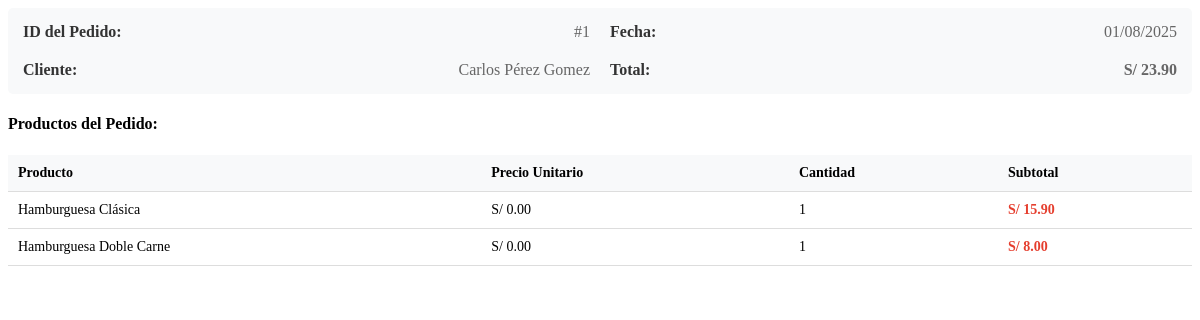
Before: /admin/obtener_detalle_pedido.php?id=1 (signed in) with the older database file.
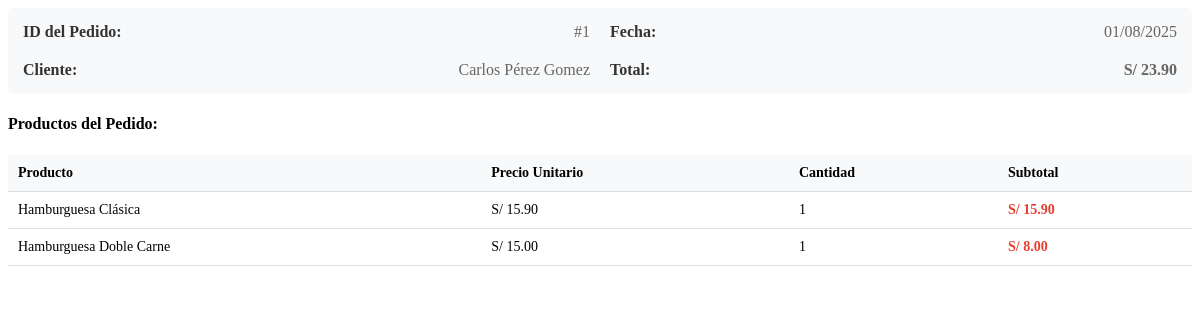
After: the same page with the newer database file.
### tables this page shows
CREATE TABLE `pedido` (
  `ID_PEDIDO` int(11) NOT NULL,
  `FECHA_PEDIDO` date NOT NULL,
  `TOTAL` decimal(6,2) NOT NULL,
  `ID_USUARIO` int(11) NOT NULL
);

CREATE TABLE `usuario` (
  `ID_USUARIO` int(11) NOT NULL,
  `NOMB_USUARIO` varchar(100) DEFAULT NULL,
  `CORREO` varchar(100) DEFAULT NULL,
  `CLAVE` varchar(255) DEFAULT NULL
);

CREATE TABLE `detalle_pedido` (
  `ID_DETALLE` int(11) NOT NULL,
  `ID_PEDIDO` int(11) NOT NULL,
  `ID_PRODUCTO` int(11) NOT NULL,
  `CANTIDAD` int(11) NOT NULL,
  `SUBTOTAL` decimal(6,2) NOT NULL
);

CREATE TABLE `producto` (
  `ID_PRODUCTO` int(11) NOT NULL,
  `NOMB_PRODUCTO` varchar(100) NOT NULL,
  `ID_CATEGORIA` int(11) NOT NULL,
  `PRECIO` decimal(6,2) NOT NULL DEFAULT 0.00
);

### admin/obtener_detalle_pedido.php (the view, shortened to what this page needs)
<?php
$conexion = getConnection();
$id = (int)$_GET['id'];
$stmt = $conexion->prepare("SELECT p.*, u.NOMB_USUARIO
                           FROM pedido p
                           INNER JOIN usuario u ON p.ID_USUARIO = u.ID_USUARIO
                           WHERE p.ID_PEDIDO = ?");
$stmt->bind_param("i", $id);
$stmt->execute();
$result = $stmt->get_result();
$pedido = $result->fetch_assoc();
$stmt = $conexion->prepare("SELECT dp.*, p.NOMB_PRODUCTO, p.PRECIO
                           FROM detalle_pedido dp
                           INNER JOIN producto p ON dp.ID_PRODUCTO = p.ID_PRODUCTO
                           WHERE dp.ID_PEDIDO = ?");
$stmt->bind_param("i", $id);
$stmt->execute();
$detalles = $stmt->get_result();
?>
<div class="info-pedido">
    <div class="info-item">
        <span class="info-label">ID del Pedido:</span>
        <span class="info-value">#<?php echo $pedido['ID_PEDIDO']; ?></span>
    </div>
    <div class="info-item">
        <span class="info-label">Fecha:</span>
        <span class="info-value"><?php echo date('d/m/Y', strtotime($pedido['FECHA_PEDIDO'])); ?></span>
    </div>
    <div class="info-item">
        <span class="info-label">Cliente:</span>
        <span class="info-value"><?php echo htmlspecialchars($pedido['NOMB_USUARIO']); ?></span>
    </div>
    <div class="info-item">
        <span class="info-label">Total:</span>
        <span class="info-value total">S/ <?php echo number_format($pedido['TOTAL'], 2); ?></span>
    </div>
</div>
<h4>Productos del Pedido:</h4>
<?php if ($detalles->num_rows > 0): ?>
    <table class="detalle-table">
        <thead>
            <tr>
                <th>Producto</th>
                <th>Precio Unitario</th>
                <th>Cantidad</th>
                <th>Subtotal</th>
            </tr>
        </thead>
        <tbody>
            <?php while ($detalle = $detalles->fetch_assoc()): ?>
                <tr>
                    <td><?php echo htmlspecialchars($detalle['NOMB_PRODUCTO']); ?></td>
                    <td>S/ <?php echo number_format($detalle['PRECIO'], 2); ?></td>
                    <td><?php echo $detalle['CANTIDAD']; ?></td>
                    <td class="total">S/ <?php echo number_format($detalle['SUBTOTAL'], 2); ?></td>
                </tr>
            <?php endwhile; ?>
        </tbody>
    </table>
<?php else: ?>
    <p style="text-align: center; color: #666; padding: 20px;">No hay productos en este pedido</p>
<?php endif; ?>

### admin/obtener_detalle_pedido.php (style rules this page uses)
.total { font-weight: bold; color: #e53e2e; }
.info-pedido { display: grid; grid-template-columns: 1fr 1fr; gap: 20px; margin-bottom: 20px; padding: 15px; background: #f8f9fa; border-radius: 5px; }
.info-item { display: flex; justify-content: space-between; align-items: center; }
.info-label { font-weight: 600; color: #333; }
.info-value { color: #666; }
.detalle-table { width: 100%; margin-top: 15px; border-collapse: collapse; }
.detalle-table th { background: #f8f9fa; padding: 10px; font-size: 14px; text-align: left; border-bottom: 1px solid #ddd; }
.detalle-table td { padding: 10px; font-size: 14px; border-bottom: 1px solid #ddd; }

Changed rows visible on the page:
changed through a linked row, detalle_pedido "Hamburguesa Clásica": ID_PRODUCTO.PRECIO "0.00" → "15.90"
changed through a linked row, detalle_pedido "Hamburguesa Doble Carne": ID_PRODUCTO.PRECIO "0.00" → "15.00"
